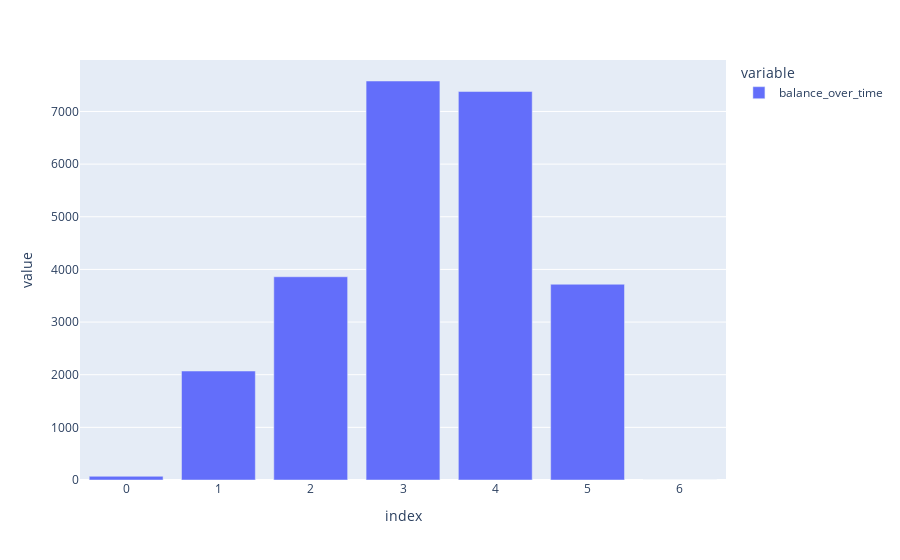

Here is the notebook cell this chart was saved with:
### Code cell
# amount of tokens supplied (balance) over time 
px.bar(transfer_df_1person_reward['balance_over_time'])

### Figure 1 — Plotly figure (JSON) as saved in the notebook; plotly's stock layout.template omitted (floating-point values rounded to 4 significant figures)
{"data": [{"alignmentgroup": "True", "hovertemplate": "variable=balance_over_time<br>index=%{x}<br>value=%{y}<extra></extra>", "legendgroup": "balance_over_time", "marker": {"color": "#636efa", "pattern": {"shape": ""}}, "name": "balance_over_time", "offsetgroup": "balance_over_time", "orientation": "v", "showlegend": true, "textposition": "auto", "type": "bar", "x": [0, 1, 2, 3, 4, 5, 6], "xaxis": "x", "y": [70.0, 2070.0, 3860.0, 7579.0, 7379.0, 3718.0, 0], "yaxis": "y"}], "layout": {"barmode": "relative", "legend": {"title": {"text": "variable"}, "tracegroupgap": 0}, "margin": {"t": 60}, "xaxis": {"anchor": "y", "domain": [0, 1], "title": {"text": "index"}}, "yaxis": {"anchor": "x", "domain": [0, 1], "title": {"text": "value"}}}}
